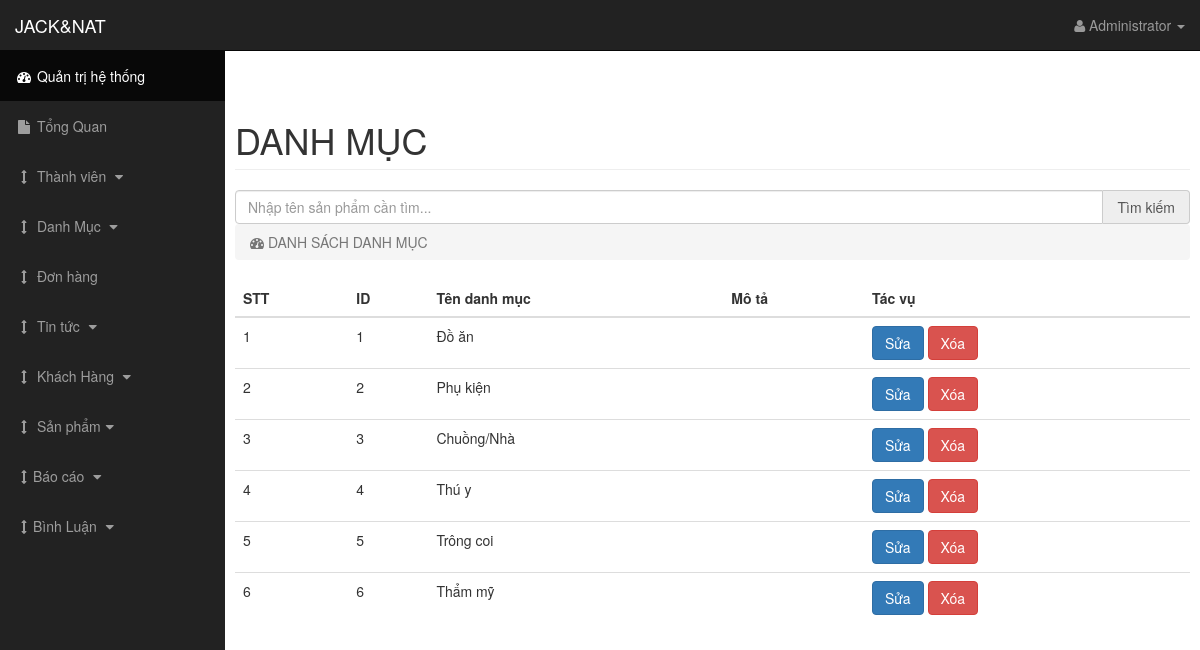
Page /backend/index.php?page=dsdanhmuc (signed in) on the committed database.
### tables this page shows
CREATE TABLE `tbl_danh_muc` (
  `id_danh_muc` int(50) NOT NULL,
  `ten_danh_muc` varchar(50) NOT NULL
);

### backend/views/dsdanhmuc.php (the view, shortened to what this page needs)
<?php
	if (isset($_POST['submit_search'])) {
        $key = $_POST['keyw'];
        $sql = "SELECT *FROM tbl_danh_muc WHERE ten_danh_muc LIKE '%$key%' ORDER BY id_danh_muc";
    }else{
        $sql = "SELECT *FROM tbl_danh_muc ORDER BY id_danh_muc";
    }
    $query = mysqli_query($conn, $sql);
?>
<div><br>
    <div class="row">
        <div class="col-lg-12">
            <h1 class="page-header">
               DANH MỤC
            </h1>
            <form action="" method="POST">
                <div class="input-group">
                  <input type="text" required="" placeholder="Nhập tên sản phẩm cần tìm..." name="keyw" class="form-control" value="<?php if(isset($key)) { echo $key; } ?>"/>
                  <span class="input-group-addon">
                      <button style="line-height: 0px; padding: 0px;" type="submit" class="" name="submit_search">
	                      Tìm kiếm
	                  </button>
                  </span>
                </div>
            </form>
            <ol class="breadcrumb">
                <li class="active">
                    <i class="fa fa-dashboard"></i> DANH SÁCH DANH MỤC
                </li>
            </ol>
        </div>
    </div>
     <div class="table-responsive">
	  <table class="table align-items-center table-flush">
	    <thead class="thead-light">
	      <tr>
	        <th scope="col">STT</th>
			<th scope="col">ID</th>
	        <th scope="col">Tên danh mục</th>
	        <th scope="col">Mô tả</th>
	        <th scope="col">Tác vụ</th>
	      </tr>
	    </thead>
	    <tbody>
	    	<?php
	    	$stt = 1;
	    	while ($row=$query->fetch_assoc()) {
	    	 ?>
	        <tr>
	        	<td><?php echo $stt; ?></td>
				<td><?php echo $row['id_danh_muc']; ?></td>
	        	<td><?php echo $row['ten_danh_muc']; ?></td>
	        	<td><?php echo $row['mo_ta']; ?></td>
				<td>
					<a href="index.php?page=sua-danhmuc&id=<?php echo $row['id_danh_muc']; ?>"><button class="btn btn-primary">Sửa</button></a>
					<a onclick="return confirm('Bạn có muốn xóa danh mục này không? ');" href="index.php?page=del-danhmuc&id=<?php echo $row['id_danh_muc']; ?>">
						<button class="btn btn-danger">Xóa</button>
					</a>
				</td>
	        </tr>
	    <?php $stt++; } ?>
	    </tbody>
	  </table>
</div>

### backend/css/sb-admin.css (style rules this page uses)
body { margin-top: 100px; background-color: #222; }
@media (min-width:768px) { body { margin-top: 50px; } }

### rows in the picture
tbl_danh_muc: id_danh_muc "1", ten_danh_muc "Đồ ăn"
tbl_danh_muc: id_danh_muc "2", ten_danh_muc "Phụ kiện"
tbl_danh_muc: id_danh_muc "3", ten_danh_muc "Chuồng/Nhà"
tbl_danh_muc: id_danh_muc "4", ten_danh_muc "Thú y"
tbl_danh_muc: id_danh_muc "5", ten_danh_muc "Trông coi"
tbl_danh_muc: id_danh_muc "6", ten_danh_muc "Thẩm mỹ"

### other values in the picture
$_SESSION['name'] "Administrator"
